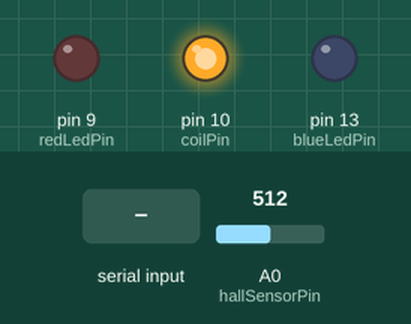
Recording of a sketch running on a simulated Arduino Uno, built with avr-gcc and run on an emulated ATmega328P. Shown: output pins drawn as LEDs (lit = HIGH). The inputs (shaded band) are chosen by the test bench; at power-on: A0 (hallSensorPin) = 512. What the sketch prints to the serial monitor is not drawn.

Above: at 1.2 s.
1.3 s: A0 (hallSensorPin) set to 290
At 2.9 s:
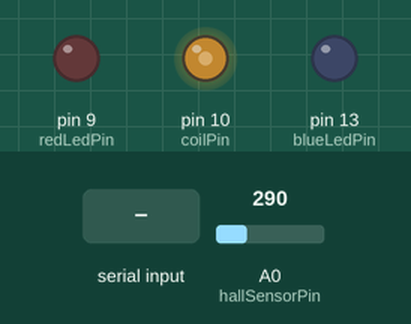
3.5 s: A0 (hallSensorPin) set to 410
At 4.2 s:
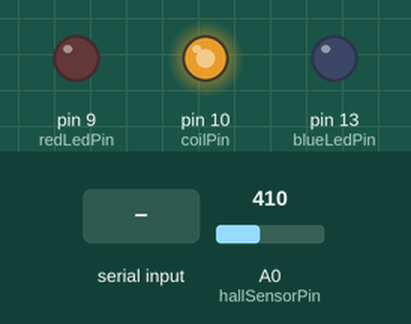
5.0 s: "p" received over Serial
At 6.9 s:
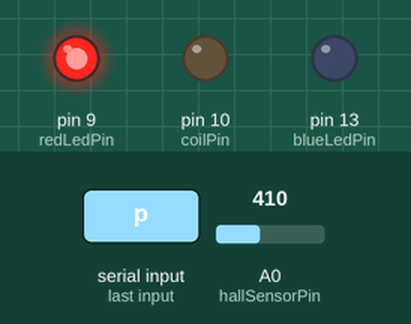
Timing chart, 0 to 8.4 s (numbered marks = the images above; inputs shaded):
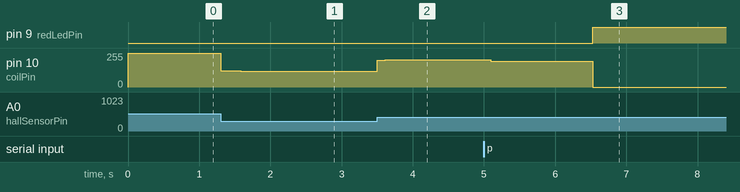

Measured:
- after the input at 1.3 s, pin 9 (redLedPin): stays LOW (without the input it goes to HIGH after 1.7 s); pin 10 (coilPin): 255/255 → 121/255 at once, → 120/255 0.28 s later, → 119/255 0.72 s later
- after the input at 3.5 s, pin 10 (coilPin): 119/255 → 201/255 at once, → 203/255 0.06 s later
- after the input at 5.0 s, pin 10 (coilPin): 203/255 → 192/255 after 0.09 s, → 0/255 1.4 s later

The sketch:

Final_Project_Magnet_Levitation.ino
```cpp
// (licence header left out)
//#define QUIETMODE                        //Quietmode slows the time it takes to update the full PWM duty cycle. This makes it take a LOT longer to stabilize (on the order of 30 seconds), but makes almost no audible noise

#define MIN_PWM_VALUE         0          //Minimum PWM duty cycle
#define MAX_PWM_VALUE         255        //Maximum PWM duty cycle
#define IDLE_TIMEOUT_PERIOD   3000       //Milliseconds. Must be < gIdleTime's maximum value
#define MIN_MAG_LIMIT         400        //Trigger point for idle/active mode. If a permanent magnet is in range, hall sensor should read below this value
#define PID_UPDATE_INTERVAL   1          //PWM update interval, in milliseconds. 0 = as fast as possible, likely unstable due to conditional branching & timing interrupts. Must be < gNextSensorReadout's maximum value

#define DEFAULT_TARGET_VALUE  300       //Default target hall effect readout
#define DEFAULT_KP            0.7        //Default Kp, proportional gain parameter
#ifndef QUIETMODE
  #define DEFAULT_KD          1.7
  //Default Kd, derivative gain parameter
  #else //not QUIETMODE
  #define DEFAULT_KD            23.7
#endif //not QUIETMODE

#define DEFAULT_KI            0.0002     //Default Ki, integral gain parameter
#define DEFAULT_MAX_INTEGRAL  5000      //Maximum integral term (limited by signed int below, change to long if > (32,767 - 1024) [1024 because that's the maximum that can be inserted before a constrain operation]

#define KP_INCREMENT          0.1        //Increment used for serial commands (gKp)
#define KD_INCREMENT          0.1        //Increment used for serial commands (gKd)
#define KI_INCREMENT          0.0001     //Increment used for serial commands (gKi)
#define VALUE_INCREMENT       1          //Increment used for serial commands (gTargetValue)

#define FILTERFACTOR 3                   //Weighting factor for hall sensor reading. We calculate a running average, with the most recent reading making up 1/FILTERFACTOR of the average. Lower = faster, higher = smoother

const int coilPin = 10; //Timer 1B on the Uno (ATmega328), Timer 2A on the Mega (ATmega2560)
const int hallSensorPin = A0;
const int redLedPin = 9;
const int blueLedPin = 13; //Onboard LED on Arduino, used mostly to see what the bootloader is doing so we know when we're booted
const int gMidpoint = ((MAX_PWM_VALUE - MIN_PWM_VALUE) / 2); //The midpoint of our PWM range

boolean gIdle = false; //Used to track if we're in idle mode (magnet turned off due to no permanent magnet detected for idle time-out period)
signed int gIdleTime = 0; //KEEP AS SIGNED. Holds the next time we could go into idle mode. Uses overflow safe arithmetic so does not need to hold the entire output of millis(). Must be able to hold IDLE_TIMEOUT_PERIOD without overflow
signed int gNextPIDCycle = 0; ///KEEP AS SIGNED. Holds the next time we need to recalculate PID outputs. Uses overflow safe arithmetic so does not need to hold the entire output of millis(). Must be able to hold PID_UPDATE_INTERVAL without overflow

int gCurrentDutyCycle = 0; //Current PWM duty cycle for the coil
int gLastSensorReadout = 0; //Last sensor readout to calculate derivative term
int gNextSensorReadout = 0; //The "next" sensor value. Declared global so we can use it as a running average and move ot to gLastSensorReadout after PWM calculation

int gTargetValue = DEFAULT_TARGET_VALUE;
float gKp = DEFAULT_KP;
float gKd = DEFAULT_KD;
float gKi = DEFAULT_KI;
int gIntegralError = 0;  //Calculates running error over time

void writeCoilPWM(int value)
{
    OCR1B = value;
}

int roundValue(float value)
{
  return (int)(value + 0.5);
}

void setup()
{
    //First thing we set up is the blue LED so we can use it for signaling boot status
    pinMode(blueLedPin, OUTPUT);
    digitalWrite(blueLedPin, HIGH);

    /* Setting up coil PWM settings

     [Only for ATmega 2560]
     timer 0 (controls pin 13, 4);
     timer 1 (controls pin 12, 11);
     timer 2 (controls pin 10, 9);
     timer 3 (controls pin 5, 3, 2);
     timer 4 (controls pin 8, 7, 6);
     [For ATmega328]
     timer 0 (controls pin 5, 6);
     timer 1 (controls pin 9, 10);
     timer 2 (controls pin 1, 3);

     [Timer 1 (ATmega328) or Timer 2 (ATmega2560)]
     prescaler = 1 ---> PWM frequency is 31374 Hz
     prescaler = 2 ---> PWM frequency is 3921 Hz
     prescaler = 3 ---> PWM frequency is 980.3 Hz
     prescaler = 4 ---> PWM frequency is 490.1 Hz (default value)
     prescaler = 5 ---> PWM frequency is 245 Hz
     prescaler = 6 ---> PWM frequency is 122.5 Hz
     prescaler = 6 ---> PWM frequency is 122.5 Hz
    */
    // Setup timer 1 as Phase Correct non-inverted PWM, 31372.55 Hz.
    pinMode(9, OUTPUT);
    pinMode(10, OUTPUT);
    // WGM20 is used for Phase Correct PWM, COM2A1/COM2B1 sets output to non-inverted
    TCCR1A = 0;
    TCCR1A = _BV(COM2A1) | _BV(COM2B1) | _BV(WGM20);
    // PWM frequency is 16MHz/255/2/<prescaler>, prescaler is 1 here by using CS20
    TCCR1B = 0;
    TCCR1B = _BV(CS20);

    pinMode(redLedPin, OUTPUT);
    pinMode(hallSensorPin, INPUT);

    Serial.begin(9600);

    //Boot complete, turn of blue LED
    digitalWrite(blueLedPin, LOW);
}

//Used while in idle mode
void idleLoop()
{
    digitalWrite(redLedPin, HIGH);

    //Turn off magnet
    if(0 != gCurrentDutyCycle)
    {
      gCurrentDutyCycle = 0;
      writeCoilPWM(gCurrentDutyCycle);
    }

    int sensorReadout = analogRead(hallSensorPin);

    //Transition back to active mode if there's a magnet in detection range
    if(MIN_MAG_LIMIT > sensorReadout)
    {
      gIdle = false;
      gNextSensorReadout = sensorReadout; //Prime the sensor readout so it's not super-stale (higher filtering factors will result in longer time to stabilize)
      gLastSensorReadout = sensorReadout; //Reduce the derivative term to 0
      digitalWrite(redLedPin, LOW);

      //This seems pointless, but is used to deal with overflow in millis()'s output when downcast. If it overflows while in idle mode, it would stick in filter waiting for millis to go all the way back up to the last calculated point.
      //Can also set to type's min value to do the same thing, but now is more intuitive.
      gNextPIDCycle = millis();
      gIdleTime = gNextPIDCycle + IDLE_TIMEOUT_PERIOD;
    }
}

//Used while in active mode
void controlLoop()
{
  //Downcast millis to the type of the stored cycle argument, then calculate the difference as a signed number. If negative, the time hasn't passed yet. This allows us to do overflow-safe arithmetic
  if(0 <= ((typeof(gNextPIDCycle))millis() - gNextPIDCycle))
  {
    //By default, downcast to signed 16-bit int (safe), but can be changed to use longer intervals by changing the type of gNextPWMCycle
    gNextPIDCycle = millis() + PID_UPDATE_INTERVAL;

    //Read the sensor at least once in an update cycle
    gNextSensorReadout = roundValue(((gNextSensorReadout * (FILTERFACTOR - 1)) + analogRead(hallSensorPin)) / FILTERFACTOR);


    if(MIN_MAG_LIMIT <= gNextSensorReadout) //We don't see a permanent magnet right now
    {
      if(0 <= ((typeof(gIdleTime))millis() - gIdleTime)) //We haven't seen a permanent magnet in IDLE_TIMEOUT_PERIOD. Overflow safe for the same reason as the above calculation for gNextPWMCycle
      {
        gIdle = true;
        return; //Early exit to fall into idle mode
      }
    }
    else //There is a permanent magnet in range during this update
    {
      //Cast overflow is acceptable here as long as IDLE_TIMEOUT_PERIOD < typeof(gIdleTime)'s maximum value
      gIdleTime = millis() + IDLE_TIMEOUT_PERIOD;
    }

    int error = gTargetValue - gNextSensorReadout; //Difference between current and expected values (for proportional term)

    //Slope of the input over time (for derivative term). This is called Derivative on Measurement, as opposed to the more normal Derivative on Error. Used to reduce "derivative kick" when changing the set point, not a huge deal at our frequency
    int dError = gNextSensorReadout - gLastSensorReadout;

    gIntegralError = constrain(gIntegralError + error, -DEFAULT_MAX_INTEGRAL, DEFAULT_MAX_INTEGRAL); //Roughly constant error over time (for integral term)

    //This is the actual PID magic. See http://en.wikipedia.org/wiki/PID_controller
#ifdef QUIETMODE
    //This slows down the change in the electromagnet, making the device substantially quieter but taking a lot longer to stabilize (on the order of 30 seconds)
    int gNextDutyCycle = gMidpoint - roundValue((gKp*error) - (gKd*dError) + (gKi*gIntegralError));
    gCurrentDutyCycle = roundValue(((gCurrentDutyCycle * 2) + gNextDutyCycle) / 3);
#else //not QUIETMODE
    gCurrentDutyCycle = gMidpoint - roundValue((gKp*error) - (gKd*dError) + (gKi*gIntegralError));
#endif //not QUIETMODE
    //It's possible to overshoot in the above, so constrain to between our max and min
    gCurrentDutyCycle = constrain(gCurrentDutyCycle, MIN_PWM_VALUE, MAX_PWM_VALUE);

    writeCoilPWM(gCurrentDutyCycle);

    //Store for next calculation of dError
    gLastSensorReadout = gNextSensorReadout;
  }
  else //We're waiting for our next PID update cycle, just read the hall sensor for our filtering routine and return. We could also spin on this if we wanted more samples...
  {
    //This is a weighted average function. It basically takes FILTERFACTOR samples, replaces one with the current hall sensor value, and averages over that number of inputs.
    //The higher the FILTERFACTOR, the slower the response (and the less important erroneous readings are)
    gNextSensorReadout = roundValue(((gNextSensorReadout * (FILTERFACTOR - 1)) + analogRead(hallSensorPin)) / FILTERFACTOR);
  }
}

void serialCommand(char command)
{
  char output[255];

  switch(command)
  {
    case 'P':
      gKp += KP_INCREMENT;
      break;
    case 'p':
      gKp -= KP_INCREMENT;
      if(0 > gKp) gKp = 0;
      break;

    case 'D':
      gKd += KD_INCREMENT;
      break;
    case 'd':
      gKd -= KD_INCREMENT;
      if(0 > gKd) gKd = 0;
      break;

    case 'I':
      gKi += KI_INCREMENT;
      break;
    case 'i':
      gKi -= KI_INCREMENT;
      if(0 > gKi) gKi = 0;
      break;

    case 'T':
      gTargetValue += VALUE_INCREMENT;
      break;
    case 't':
      gTargetValue -= VALUE_INCREMENT;
      if(0 > gTargetValue) gTargetValue = 0;
      break;

    //Print current settings. Also printed after any of the above cycles.
    case 'V':
    case 'v':
      break;

    //Ignore unrecognised characters
    default:
      return;
  }

  //Why so complicated? Arduino doesn't include support for %f by default and requires an additional library, so we rip it open manually. Will not support negative numbers or indefinite precision.
  //This one line causes 3026 bytes of ROM to be used, almost half the sketch size...so if you run out of space, disable this (or simplify it).
  sprintf(output, "Target Value: [%3d] Current PWM duty cycle [%3d] Current sensor value [%4d] Kp [%2d.%02d] Kd [%2d.%02d] Ki,Integral Error [.%04d,%d] Idle timeout [%d]\n",
    gTargetValue,
    gCurrentDutyCycle,
    gNextSensorReadout,
    (int)(gKp+0.0001),
    roundValue(gKp*100)%100,
    (int)(gKd+0.0001),
    roundValue(gKd*100)%100,
    roundValue(gKi*10000)%10000,
    gIntegralError,
    gIdleTime);

  Serial.print(output);
}

void loop()
{
    //User commands waiting
    if(0 < Serial.available())
    {
      //Process one character at a time
      serialCommand(Serial.read());
    }

    if(gIdle)
      idleLoop();
    else
      controlLoop();
}
```
